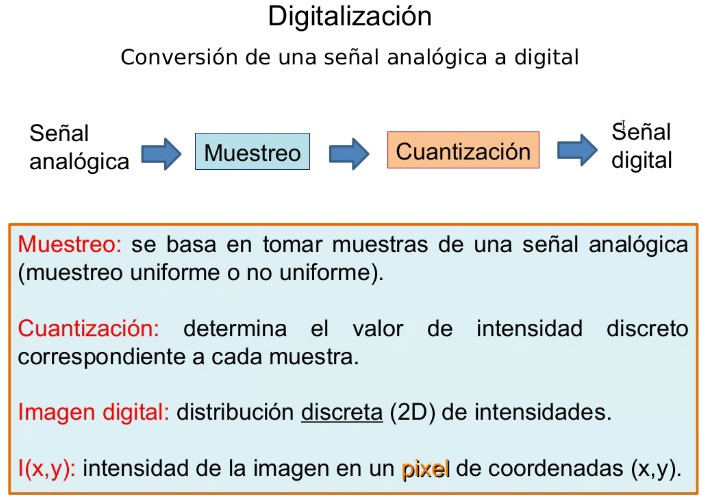
%> input picture Unidad 1/img/1.jpg, 708 x 500 px
$ octave ej6.m   (GNU Octave 9; MATLAB toolbox functions it lacks are replaced by stand-ins)
%> lines starting %> are read from the running program, lines starting %| are printed output that depends on the picture
% Aplíquele a una imagen los diferentes filtros vistos previamente
% (siempre que sea posible,use fspecial).

[file, path] = uigetfile({'*.JPG';'*.bmp';'*.jpg';'*.tiff'});
%> the answer given: ../../Unidad 1/img/1.jpg
dir = strcat(path,file);
info = imfinfo(dir);
I=imread(dir);
%> I is the input picture: size 500x708x3 uint8; mean R, G, B 222.6, 228.4, 228.7

switch info.ColorType
    case 'grayscale'
        I=imread(dir);
    case 'truecolor'
        rgb=imread(dir);
        I=rgb2gray(rgb);
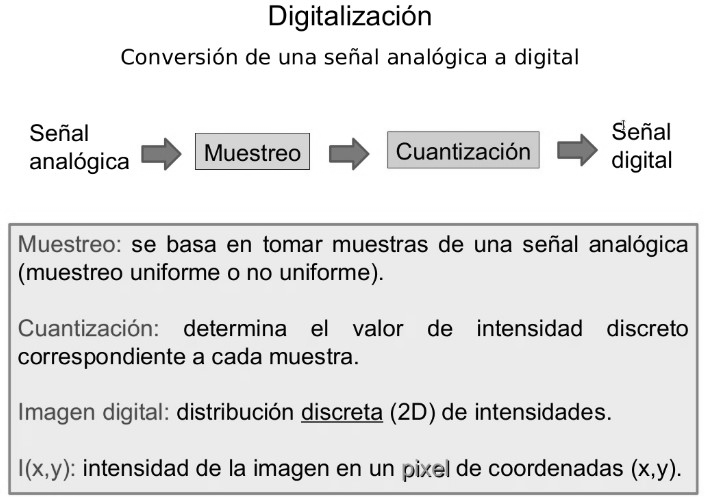
%> I: size 500x708 uint8; min 0, max 255, mean 226.7
    case 'indexed'
        [X,map]=imread(dir);
        I=ind2gray(X,map);
end

% Convierto la imagen a double
I = im2double(I);
%> I: size 500x708 double

% Filtros
O1 = imfilter(I, fspecial('motion', 100, 15));
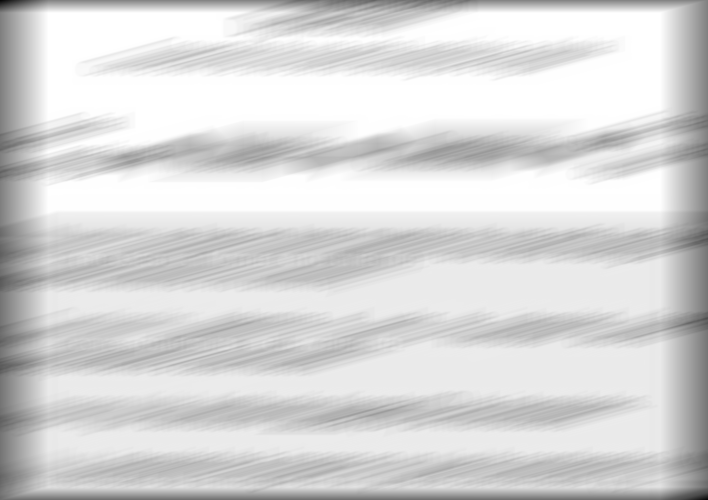
%> O1: size 500x708 double; min 0.0249, max 1, mean 0.846
O2 = imfilter(I, fspecial('disk', 10));
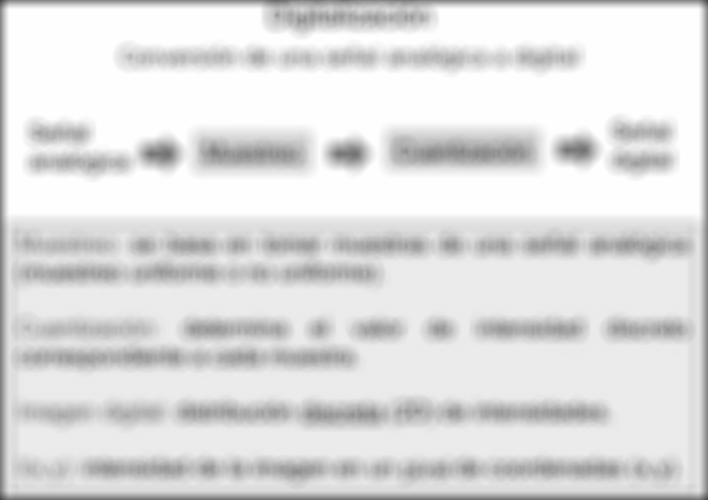
%> O2: size 500x708 double; min 0.28, max 1, mean 0.875
O3 = imfilter(I, fspecial('gaussian', [50 50], 10));
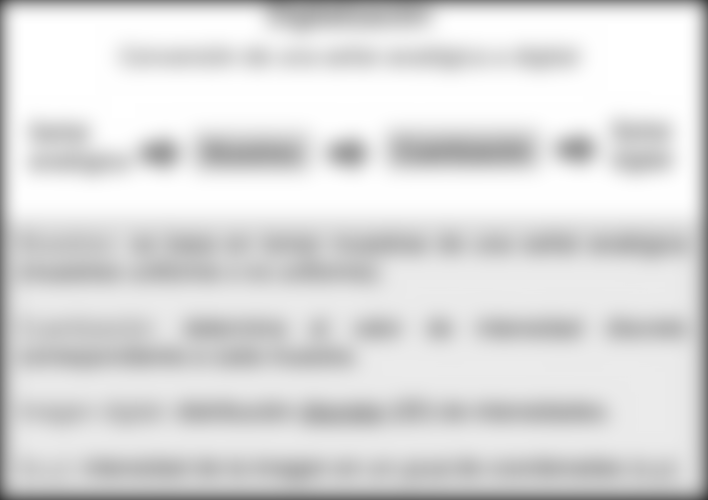
%> O3: size 500x708 double; min 0.234, max 1, mean 0.864

subplot(2,2,1); imshow(I); title('Original');
subplot(2,2,2); imshow(O1); title('Filtro de movimiento');
subplot(2,2,3); imshow(O2); title('Filtro de disco');
subplot(2,2,4); imshow(O3); title('Filtro Gaussiano');

$ run again, on Unidad 1/img/3.jpg
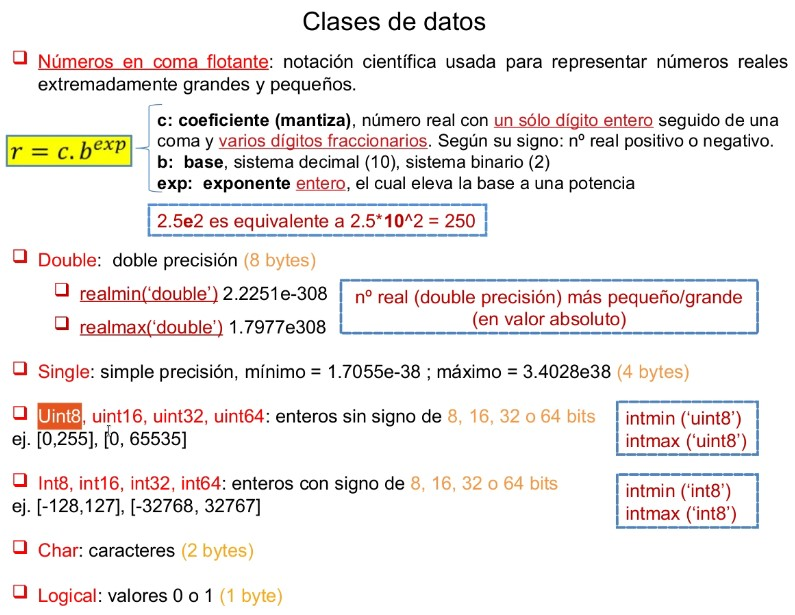
%> input picture Unidad 1/img/3.jpg, 795 x 615 px
%> I is the input picture: size 615x795x3 uint8; mean R, G, B 240.2, 236.7, 235.1
%> `O1 = imfilter(I, fspecial('motion', 100, 15));`:
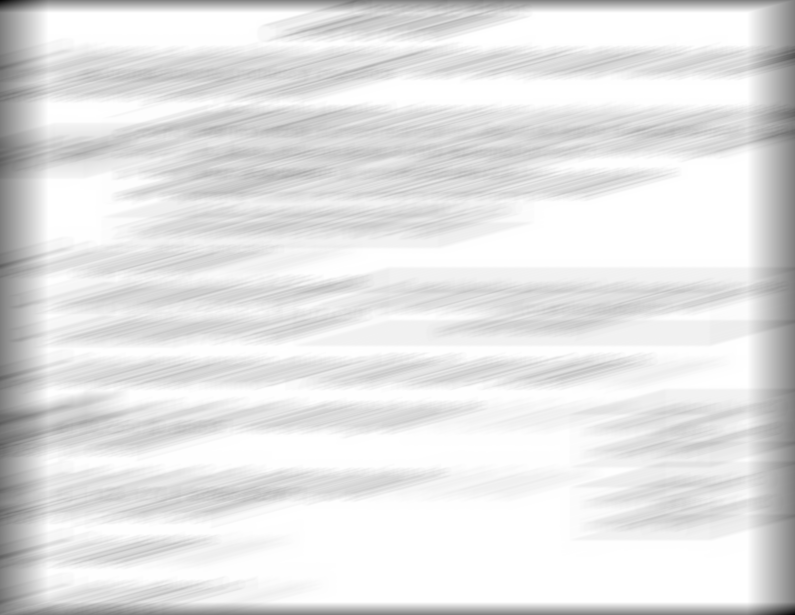
%> O1: size 615x795 double; min 0.0249, max 1, mean 0.892
%> `O3 = imfilter(I, fspecial('gaussian', [50 50], 10));`:
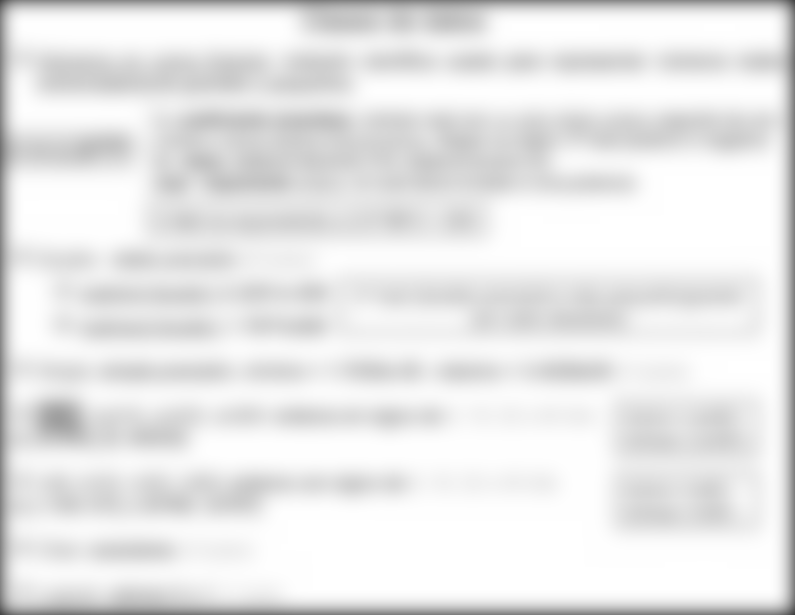
%> O3: size 615x795 double; min 0.25, max 1, mean 0.91

$ run again, on Unidad 1/img/5.jpg
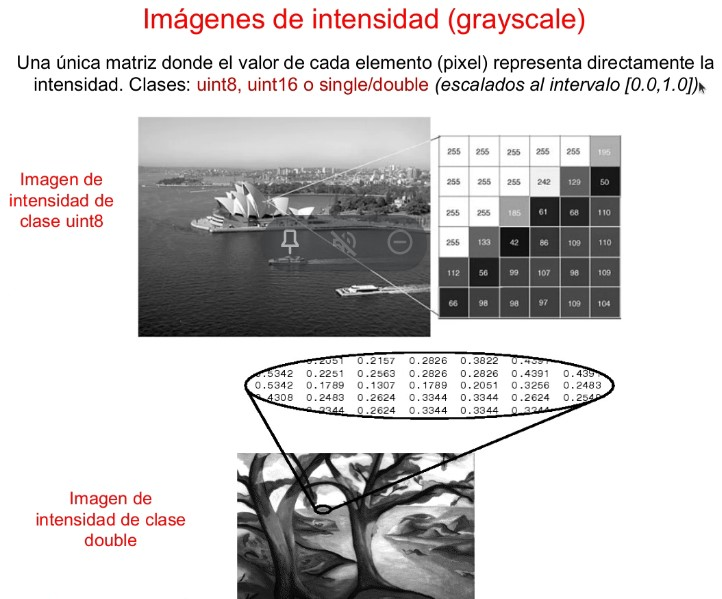
%> input picture Unidad 1/img/5.jpg, 722 x 599 px
%> I is the input picture: size 599x722x3 uint8; mean R, G, B 206.8, 204.5, 204.5
%> `O1 = imfilter(I, fspecial('motion', 100, 15));`:
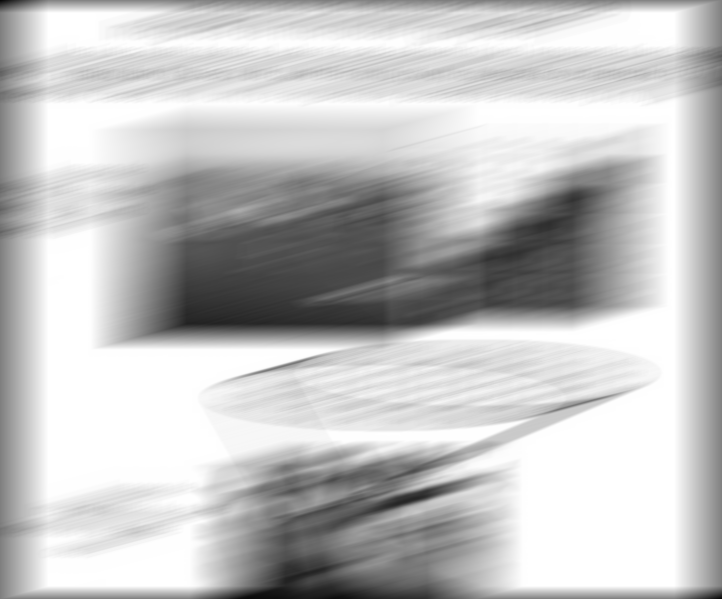
%> O1: size 599x722 double; min 0.0249, max 1, mean 0.763
%> `O3 = imfilter(I, fspecial('gaussian', [50 50], 10));`:
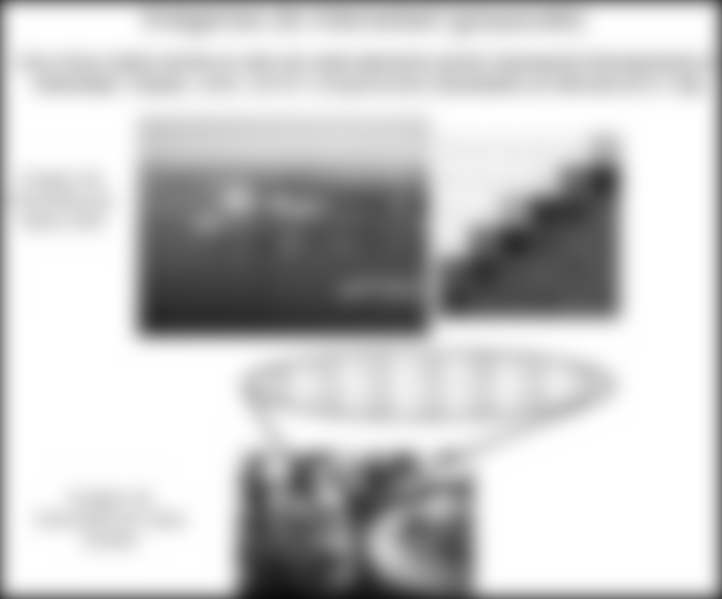
%> O3: size 599x722 double; min 0.0419, max 1, mean 0.783
